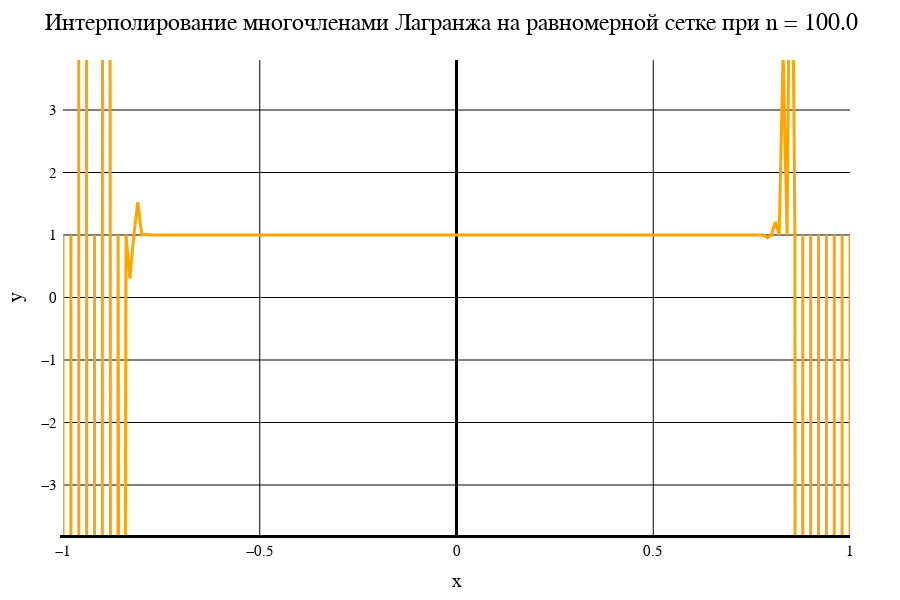

The notebook cell saved with this chart:
### Markdown cell above
Лагранж. Равномерная сетка

### Code cell
data1[1]

### Figure 1 — Plotly figure (JSON) as saved in the notebook; plotly's stock layout.template omitted (floating-point values rounded to 4 significant figures; data arrays with more than 128 entries replaced by an {"elided": "..."} marker saying what was removed)
{"data": [{"line": {"color": "orange", "width": 3}, "mode": "line", "type": "scatter", "x": {"elided": "201 float values"}, "y": {"elided": "201 float values"}}], "layout": {"coloraxis": {"outlinecolor": "black"}, "font": {"color": "black", "family": "Time New Roman"}, "height": 600, "margin": {"b": 50, "l": 50, "r": 50, "t": 60}, "paper_bgcolor": "white", "plot_bgcolor": "white", "title": {"autosize": false, "font": {"color": "black", "family": "Times New Roman", "size": 24}, "paper_bgcolor": "red", "text": "Интерполирование многочленами Лагранжа на равномерной сетке при n = 100.0"}, "width": 900, "xaxis": {"color": "black", "gridcolor": "black", "gridwidth": 1, "linecolor": "black", "linewidth": 3, "tickfont": {"size": 15}, "title": {"font": {"color": "black", "family": "Times New Roman", "size": 20}, "text": "x"}, "zeroline": true, "zerolinecolor": "black", "zerolinewidth": 3}, "yaxis": {"exponentformat": "power", "gridcolor": "black", "gridwidth": 1, "linewidth": 3, "range": [-3.8, 3.8], "tickfont": {"size": 15}, "title": {"font": {"color": "black", "family": "Times New Roman", "size": 20}, "text": "y"}, "zeroline": true, "zerolinecolor": "black", "zerolinewidth": 1}}}
